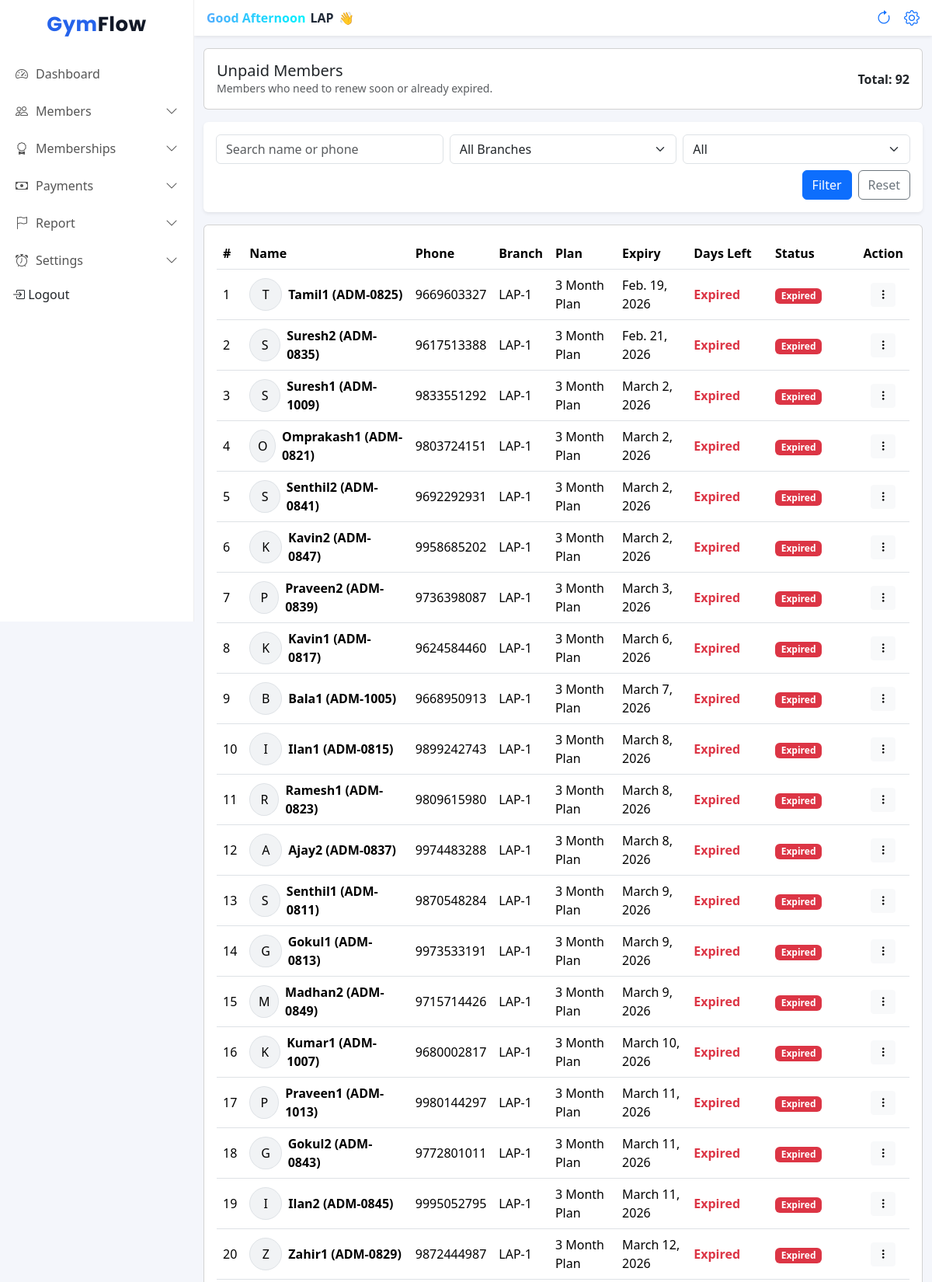
Page /unpaid-members/ (signed in, upper part) on the committed database.
### accounts/models.py (models this page shows, shortened)
class User(AbstractUser):
    ROLE_CHOICES = (
        ('ADMIN', 'Owner'),
        ('TRAINER', 'Trainer'),
    )
    gym = models.ForeignKey(Gym, on_delete=models.CASCADE, null=True, blank=True)
    role = models.CharField(max_length=10, choices=ROLE_CHOICES, default='TRAINER')
    phone = models.CharField(max_length=15, blank=True, null=True)
    branch = models.ForeignKey(Branch, on_delete=models.SET_NULL, null=True, blank=True)

### frontend/models.py (models this page shows, shortened)
class Member(models.Model):
    STATUS_CHOICES = (
        ('active', 'Active'),
        ('expiring', 'Expiring Soon'),
        ('expired', 'Expired'),
    )
    is_deleted = models.BooleanField(default=False)
    admission_number = models.CharField(max_length=10,  blank=True, null=True)
    DOB=models.DateField(null=True,blank=True)
    gym = models.ForeignKey(Gym, on_delete=models.CASCADE, related_name="members")
    branch = models.ForeignKey(Branch, on_delete=models.CASCADE, related_name="members")
    name = models.CharField(max_length=100)
    phone = models.CharField(max_length=15)
    join_date = models.DateField(default=date.today)
    photo = models.ImageField(upload_to="members/", blank=True, null=True)
    plan = models.ForeignKey(MembershipPlan, on_delete=models.SET_NULL, null=True, blank=True)
    start_date = models.DateField(null=True)
    expiry_date = models.DateField()
    security_deposit = models.DecimalField(max_digits=10, decimal_places=2, default=0)
    status = models.CharField(max_length=10, choices=STATUS_CHOICES, default='active')
    created_at = models.DateTimeField(auto_now_add=True)
    class Meta:
        unique_together = ("gym", "admission_number")

class Branch(models.Model):
    gym = models.ForeignKey(Gym, on_delete=models.CASCADE, related_name="branches")
    name = models.CharField(max_length=100)
    address = models.TextField(blank=True)
    phone = models.CharField(max_length=15, blank=True)
    created_at = models.DateTimeField(auto_now_add=True)
    class Meta:
        unique_together = ('gym', 'name')  # same gym can't have 2 branches with same name

class MembershipPlan(models.Model):
    branch = models.ForeignKey(Branch, on_delete=models.CASCADE, related_name="plans")
    name = models.CharField(max_length=50)  # Monthly / Quarterly
    duration_days = models.PositiveIntegerField()
    start_date = models.DateField(null=True)
    end_date = models.DateField(null=True)
    price = models.DecimalField(max_digits=8, decimal_places=2)
    is_active = models.BooleanField(default=True)
    created_at = models.DateTimeField(auto_now_add=True)
    class Meta:
        unique_together = ('branch', 'name')  # same branch can't have same plan name twice

### frontend/views.py (the view)
# urls.py: path("unpaid-members/", unpaid_members_page, name="unpaid_members_page"),
@login_required
@owner_or_trainer
def unpaid_members_page(request):
    gym = request.user.gym
    today = timezone.localdate()
    days = gym.expiry_reminder_days_before or 7
    alert_limit = today + timedelta(days=days)
    q = request.GET.get("q", "").strip()
    branch_id = request.GET.get("branch", "").strip()
    status = request.GET.get("status", "all").strip()   # expired / expiring / all
    members = Member.objects.filter(
        gym=gym,
        expiry_date__lte=alert_limit,  # includes expiring + expired
        is_deleted=False
    ).select_related("branch", "plan")
    if q:
        members = members.filter(
            Q(name__icontains=q) |
            Q(phone__icontains=q) |
            Q(admission_number__icontains=q)
        )
    if branch_id:
        members = members.filter(branch_id=branch_id)
    if status == "expired":
        members = members.filter(expiry_date__lt=today)
    elif status == "expiring":
        members = members.filter(expiry_date__gte=today, expiry_date__lte=alert_limit)
    branches = Branch.objects.filter(gym=gym).order_by("name")
    context = {
        "members": members.order_by("expiry_date"),
        "branches": branches,
        "q": q,
        "branch_id": branch_id,
        "status": status,
        "today": today,
        "alert_limit": alert_limit,
    }
    return render(request, "unpaid_members.html", context)

### frontend/templates/unpaid_members.html (shortened to what this page needs)
{% extends "base.html" %}
{% load static %}
{% block content %}
<link rel="stylesheet" href="{% static 'css/modal_card.css' %}">
<div class="container-fluid">
  <div class="card mb-3 mt-3">
    <div class="card-body">
      <div class="d-flex justify-content-between align-items-center">
        <div>
          <h5 class="mb-0">Unpaid Members</h5>
          <div class="text-muted small">
            Members who need to renew soon or already expired.
          </div>
        </div>
        <div class="fw-semibold">
          Total: {{ members|length }}
        </div>
      </div>
    </div>
  </div>
  <form method="get">
    <div class="card shadow-sm border-0 mb-3">
      <div class="card-body">
        <div class="row g-2">
          <div class="col-12 col-md-4">
            <input type="text"
                   name="q"
                   value="{{ q }}"
                   class="form-control"
                   placeholder="Search name or phone">
          </div>
          <div class="col-12 col-md-4">
            <select name="branch" class="form-select">
              <option value="">All Branches</option>
            </select>
          </div>
          <div class="col-12 col-md-4">
            <select name="status" class="form-select">
              <option value="all" {% if status == "all" %}selected{% endif %}>All</option>
            </select>
          </div>
          <div class="col-12 d-flex justify-content-end gap-2 mt-2">
            <button type="submit" class="btn btn-primary">Filter</button>
            <a class="btn btn-outline-secondary" href="{% url 'unpaid_members_page' %}">Reset</a>
          </div>
        </div>
      </div>
    </div>
  </form>
<div class="card d-none d-md-block">
  <div class="card-body mb-3">
    <div class="table-responsive">
      <table class="table table-hover align-middle">
        <thead>
          <tr>
            <th>#</th>
            <th>Name</th>
            <th>Phone</th>
            <th>Branch</th>
            <th>Plan</th>
            <th>Expiry</th>
            <th>Days Left</th>
            <th>Status</th>
            <th class="text-center">Action</th>
          </tr>
        </thead>
        <tbody>
          {% for m in members %}
          <tr>
            <td>{{ forloop.counter }}</td>
            <td>
              <div class="d-flex align-items-center gap-2">
                {% if m.photo %}
                <img src="{{ m.photo.url }}" width="42" height="42"
                     class="rounded-circle border" style="object-fit: cover;">
                {% else %}
                <div class="rounded-circle border d-flex align-items-center justify-content-center"
                     style="width:42px;height:42px;background:#f1f3f5;">
                  {{ m.name|slice:":1"|upper }}
                </div>
                {% endif %}
                <div class="fw-semibold">
                  {{ m.name }} ({{ m.admission_number }})
                </div>
              </div>
            </td>
            <td>{{ m.phone }}</td>
            <td>{{ m.branch.name }}</td>
            <td>{{ m.plan.name|default:"-" }}</td>
            <td>{{ m.expiry_date }}</td>
            <td>
              {% if m.expiry_date < today %}
                <span class="text-danger fw-bold">Expired</span>
              {% else %}
                {{ m.expiry_date|timeuntil:today }}
              {% endif %}
            </td>
            <td>
              {% if m.expiry_date < today %}
                <span class="badge bg-danger">Expired</span>
              {% else %}
                <span class="badge bg-warning text-dark">Expiring Soon</span>
              {% endif %}
            </td>
            <td class="text-center">
              <div class="dropdown">
                <button class="btn btn-light btn-sm"
                        data-bs-toggle="dropdown"
                        data-bs-boundary="viewport">
                  <i class="bi bi-three-dots-vertical"></i>
                </button>
              </div>
            </td>
          </tr>
          {% empty %}
          <tr>
            <td colspan="9" class="text-center">No members found 🎉</td>
          </tr>
          {% endfor %}
        </tbody>
      </table>
    </div>
  </div>
</div>
</div>
{% endblock %}

### frontend/templates/base.html (shortened to what this page needs)
{% load static %}
<!DOCTYPE html>
<html lang="en">
<head>
    <link href="https://cdn.jsdelivr.net/npm/bootstrap@5.3.3/dist/css/bootstrap.min.css" rel="stylesheet">
    <link href="https://cdn.jsdelivr.net/npm/bootstrap-icons/font/bootstrap-icons.css" rel="stylesheet">
    <link rel="stylesheet" href="{% static 'css/dashboard.css' %}">
</head>
<body>
    <div class="sidebar" id="sidebar">
        <h4 class="brand-logo text-center py-3">
            Gym<span>Flow</span>
        </h4>
        <a class="" href="{% url 'dashboard' %}">
            <i class="bi bi-speedometer2"></i> Dashboard
        </a>
        <a href="javascript:void(0)" class="menu-toggle">
            <i class="bi bi-people"></i> Members
            <i class="bi bi-chevron-down ms-auto"></i>
        </a>
        <a href="javascript:void(0)" class="menu-toggle">
            <i class="bi bi-award"></i> Memberships
            <i class="bi bi-chevron-down ms-auto"></i>
        </a>
        <a href="javascript:void(0)" class="menu-toggle">
            <i class="bi bi-cash"></i> Payments
            <i class="bi bi-chevron-down ms-auto"></i>
        </a>
        <a href="javascript:void(0)" class="menu-toggle">
            <i class="bi bi-flag"></i> Report
            <i class="bi bi-chevron-down ms-auto"></i>
        </a>
        {% if request.user.role == "ADMIN" %}
        <a href="javascript:void(0)" class="menu-toggle">
            <i class="bi bi-alarm"></i> Settings
            <i class="bi bi-chevron-down ms-auto"></i>
        </a>
        {% endif %}
        <form method="post" action="{% url 'logout' %}" class="d-inline">
            <button type="submit" class="dropdown-item px-3 mt-2">
                <i class="bi bi-box-arrow-in-right"></i> Logout
            </button>
        </form>
    </div>
    <div class="content">
        <nav class="navbar bg-white shadow-sm px-3">
            <div class="d-flex align-items-center gap-2">
                <div class="welcome-text">
                    <span class="greeting">Welcome Back</span>
                    <span class="username">{{ request.user.username }}</span>
                    <span class="wave">👋</span>
                </div>
            </div>
            <div class="d-flex align-items-center">
                <a href="" class="px-3 fs-5" hreflang="Page Refresh"><i class="bi bi-arrow-clockwise"></i></a>
                <a href="{% url 'gym_profile' %}" class="fs-5" hreflang="Profile Setting"><i class="bi bi-gear"></i></a>
            </div>
        </nav>
        {% block content %}
        {% endblock %}
</body>
</html>

### frontend/static/css/dashboard.css (style rules this page uses)
body { background-color: #f5f7fb; overflow-x: hidden; }
.sidebar { width: 250px; min-height: 100vh; background: #ffffff; border-right: 1px solid #eee; position: fixed; top: 0; left: 0; transform: translateX(-100%); transition: transform 0.3s ease; z-index: 1050; }
.sidebar h4 { font-weight: 700; }
.sidebar a { color: #555; text-decoration: none; padding: 12px 20px; display: flex; align-items: center; font-weight: 500; gap: 10px; }
.content { margin-left: 0; transition: margin-left 0.3s ease; width: 100%; }
@media (min-width: 992px) { .sidebar { transform: translateX(0); } }
@media (min-width: 992px) { .content { margin-left: 250px; width: calc(100% - 250px); } }
.menu-toggle { cursor: pointer; }
.menu-toggle i.bi-chevron-down { transition: transform 0.3s; }
.table { margin-bottom: 0; }

### frontend/templates/base.html (style rules this page uses)
.brand-logo { font-family: 'Poppins', sans-serif; font-weight: 700; font-size: 26px; letter-spacing: 0.5px; color: #2563eb; }
.brand-logo span { color: #111827; }
body { background: #f4f6fb; }
.welcome-text { display: flex; align-items: center; gap: 6px; font-weight: 600; }
.greeting { font-size: 16px; background: linear-gradient(90deg, #4facfe, #00f2fe); -webkit-background-clip: text; -webkit-text-fill-color: transparent; }
.username { font-size: 16px; color: #1f2937; }
.wave { display: inline-block; animation: waveAnim 1.8s infinite; transform-origin: 70% 70%; }

### rows in the picture
User: user.username "LAP"
Member: name "T", name "Tamil1", admission_number "ADM-0825", phone "9669603327", branch.name "LAP-1", plan.name "3 Month Plan", expiry_date "Feb. 19, 2026", shows "Expired"
Member: name "S", name "Suresh2", admission_number "ADM-0835", phone "9617513388", branch.name "LAP-1", plan.name "3 Month Plan", expiry_date "Feb. 21, 2026", shows "Expired"
Member: name "S", name "Suresh1", admission_number "ADM-1009", phone "9833551292", branch.name "LAP-1", plan.name "3 Month Plan", expiry_date "March 2, 2026", shows "Expired"
Member: name "O", name "Omprakash1", admission_number "ADM-0821", phone "9803724151", branch.name "LAP-1", plan.name "3 Month Plan", expiry_date "March 2, 2026", shows "Expired"
Member: name "S", name "Senthil2", admission_number "ADM-0841", phone "9692292931", branch.name "LAP-1", plan.name "3 Month Plan", expiry_date "March 2, 2026", shows "Expired"
Member: name "K", name "Kavin2", admission_number "ADM-0847", phone "9958685202", branch.name "LAP-1", plan.name "3 Month Plan", expiry_date "March 2, 2026", shows "Expired"
Member: name "P", name "Praveen2", admission_number "ADM-0839", phone "9736398087", branch.name "LAP-1", plan.name "3 Month Plan", expiry_date "March 3, 2026", shows "Expired"
Member: name "K", name "Kavin1", admission_number "ADM-0817", phone "9624584460", branch.name "LAP-1", plan.name "3 Month Plan", expiry_date "March 6, 2026", shows "Expired"
Member: name "B", name "Bala1", admission_number "ADM-1005", phone "9668950913", branch.name "LAP-1", plan.name "3 Month Plan", expiry_date "March 7, 2026", shows "Expired"
Member: name "I", name "Ilan1", admission_number "ADM-0815", phone "9899242743", branch.name "LAP-1", plan.name "3 Month Plan", expiry_date "March 8, 2026", shows "Expired"
Member: name "R", name "Ramesh1", admission_number "ADM-0823", phone "9809615980", branch.name "LAP-1", plan.name "3 Month Plan", expiry_date "March 8, 2026", shows "Expired"
Member: name "A", name "Ajay2", admission_number "ADM-0837", phone "9974483288", branch.name "LAP-1", plan.name "3 Month Plan", expiry_date "March 8, 2026", shows "Expired"
Member: name "S", name "Senthil1", admission_number "ADM-0811", phone "9870548284", branch.name "LAP-1", plan.name "3 Month Plan", expiry_date "March 9, 2026", shows "Expired"
Member: name "G", name "Gokul1", admission_number "ADM-0813", phone "9973533191", branch.name "LAP-1", plan.name "3 Month Plan", expiry_date "March 9, 2026", shows "Expired"
Member: name "M", name "Madhan2", admission_number "ADM-0849", phone "9715714426", branch.name "LAP-1", plan.name "3 Month Plan", expiry_date "March 9, 2026", shows "Expired"
Member: name "K", name "Kumar1", admission_number "ADM-1007", phone "9680002817", branch.name "LAP-1", plan.name "3 Month Plan", expiry_date "March 10, 2026", shows "Expired"
Member: name "P", name "Praveen1", admission_number "ADM-1013", phone "9980144297", branch.name "LAP-1", plan.name "3 Month Plan", expiry_date "March 11, 2026", shows "Expired"
Member: name "G", name "Gokul2", admission_number "ADM-0843", phone "9772801011", branch.name "LAP-1", plan.name "3 Month Plan", expiry_date "March 11, 2026", shows "Expired"
Member: name "I", name "Ilan2", admission_number "ADM-0845", phone "9995052795", branch.name "LAP-1", plan.name "3 Month Plan", expiry_date "March 11, 2026", shows "Expired"
Member: name "Z", name "Zahir1", admission_number "ADM-0829", phone "9872444987", branch.name "LAP-1", plan.name "3 Month Plan", expiry_date "March 12, 2026", shows "Expired"

### other values in the picture
{{ members|length }} "92"
